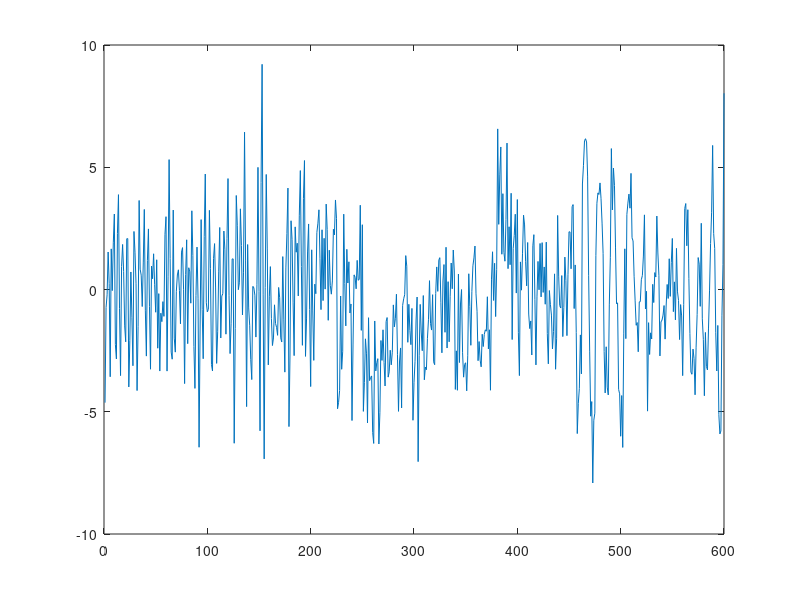

Write the MATLAB code that produced this figure. (Note: this script raises an error after producing the figure.)
% created 18/10/05
echo on
clc

%   ************************************************
%   * Simple Switching Kalman Filter demonstration *
%   ************************************************
%
%   First, we generate some random data with different dynamics.
%
%   We choose three AR(2) processes with different characteristics,
%   and for each sample from the model:
%
%      y_t = alpha_1.y_{t-1} + alpha_2.y{t-2} + e_t,
%
%   where var(e) = epsilon.
%
pause  % Press a key to continue.

alpha_a = [.1 -.9];
epsilon_a = 1;
alpha_b = [.8 .1];
epsilon_b = 1;
alpha_c = [1.8 -1];
epsilon_c = .1;

T = 200;
p = 2;

echo off

y_a = randn(T,1)*sqrt(epsilon_a);
for t=p+1:T
  y_a(t) = alpha_a*y_a(t-1:-1:t-2) + randn*sqrt(epsilon_a);
end

y_b = randn(T,1)*sqrt(epsilon_b);
for t=p+1:T
  y_b(t) = alpha_b*y_b(t-1:-1:t-2) + randn*sqrt(epsilon_b);
end

y_c = randn(T,1)*sqrt(epsilon_c);
for t=p+1:T
  y_c(t) = alpha_c*y_c(t-1:-1:t-2) + randn*sqrt(epsilon_c);
end

h = figure;
subplot(1,3,1)
plot(y_a)
subplot(1,3,2)
plot(y_b)
subplot(1,3,3)
plot(y_c)
echo on

%
%
%  Next, concatenate them and add some noise...
%
pause  % Press a key to continue.

y = [y_a; y_b; y_c];
noisevar = 2;
y = y + randn(size(y))*sqrt(noisevar);

clf
plot(y)
echo on
clc

%  Now we represent these dynamic processes in vector state space form,
%
%    x_t = A.x_{t-1} + beta_t
%    y_t = H.x_t + gamma_t
%
%    where cov(beta) = Q, and cov(gamma) = R.
%
%  We also set the other SKF parameters: the probability of transitions
%  between dynamics, the initial estimate of the hidden state, and the
%  initial probability of being in each dynamic (or 'switch state').
%
pause  % Press a key to continue.

A = zeros(p,p,3);
Q = zeros(p,p,3);
R = zeros(1,1,3);
H = zeros(1,p,3);

A(:,:,1) = [alpha_a;1 0];
H(:,:,1) = [1 0];
Q(:,:,1) = [epsilon_a 0;0 0];
R(:,:,1) = noisevar;

A(:,:,2) = [alpha_b;1 0];
H(:,:,2) = [1 0];
Q(:,:,2) = [epsilon_b 0;0 0];
R(:,:,2) = noisevar;

A(:,:,3) = [alpha_c;1 0];
H(:,:,3) = [1 0];
Q(:,:,3) = [epsilon_c 0;0 0];
R(:,:,3) = noisevar;

Z = [.99 .01 .01;.01 .99 .01;.01 .01 .99];
x_0 = [0 0]';
pi = [1 1 1]/3;


%
%
%  With this state space representation, the Switching Kalman Filter
%  can now be used to infer the probability that each data point was
%  produced by any of these three dynamics, given the data points
%  preceeding it.
%
pause  % Press a key to continue.

S = skf(y,A,H,Q,R,x_0,Z,pi);

subplot(2,1,1)
plot(y)
title('Test data, with multiple dynamic states')
subplot(2,1,2)
[a i] = max(S,[],2);
plot(i,'r+');
set(gca,'YTick',[1 2 3],'YLim',[.9 3.1]);
title('Most probable state at each time step, inferred by SKF')
clc

%  The SKF returns the probabilities of each switch state over time. This
%  plot in red shows the most likely switch state at each time point. The
%  model can be seen to differentiate between the dynamics.
%  Well done, everyone.
%
pause   % Press any key to end the demonstration.

echo off
close(h)